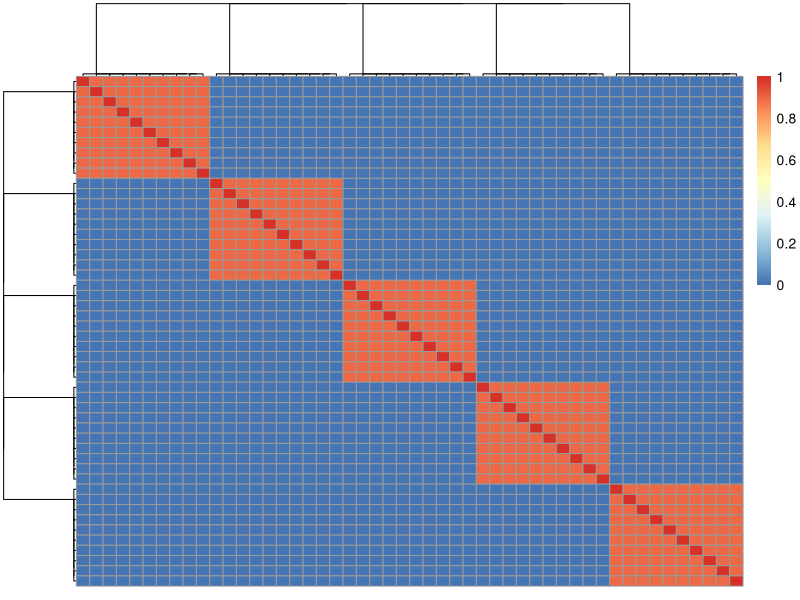
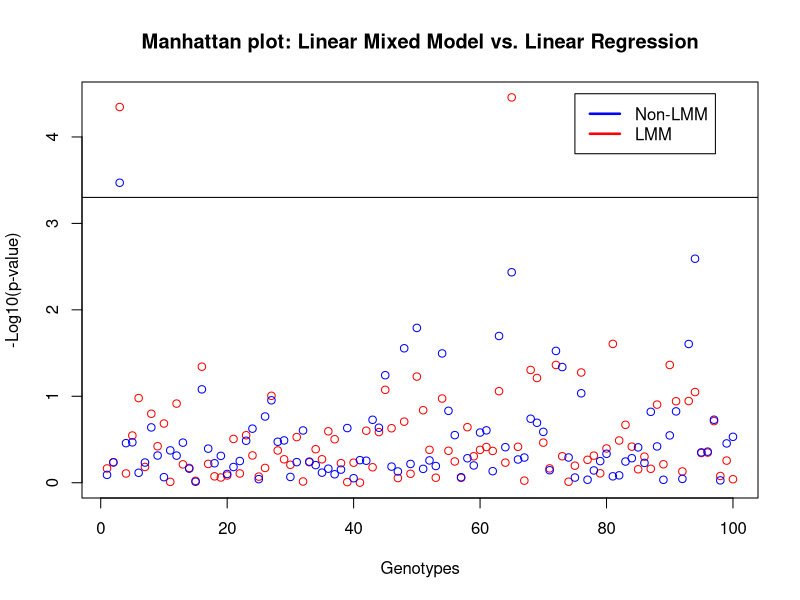

These figures' R source, in order:
## ---- chunk 1
library(MASS) # load MASS package to use the ginv() function
library(pheatmap)
X = as.matrix(read.table("./QG17_Lab9_EM_X.txt"))
Y = as.matrix(read.table("./QG17_Lab9_EM_Y.txt"))
A = as.matrix(read.table("./QG17_Lab9_EM_A.txt"))
pheatmap(A, legend = T, labels_row = rep('', dim(A)[1]),labels_col = rep('', dim(A)[1]))
## ---- chunk 2
LRT_test <- function(logl_H0, logl_HA, df_test){

    LRT<-2*logl_HA-2*logl_H0 #likelihood ratio test statistic
    #likelihood ratio test statistic for every genotype
    pval <- pchisq(LRT, df_test, lower.tail = F)
    return(pval)
}
plot_qq<-function(pval_vec, n_geno, title){
  sorted_pvals <- sort(pval_vec, decreasing = FALSE)
  sorted_expected <- sort(runif(n_geno), decreasing = FALSE)

  plot(-log10(sorted_expected), -log10(sorted_pvals), main = paste("QQplot", title), xlab = 'Expected p-values', ylab='Observed p-values')
  abline(a = 0, b = 1, col = "red")
}
library(MASS)

lr_likelihood <- function(y, x_input = NULL){
    n_samples <- length(y)

    X_mx <- cbind(matrix(1, nrow = n_samples, ncol = 1), x_input)

    MLE_beta <- ginv(t(X_mx) %*% X_mx) %*% t(X_mx) %*% y
    
    y_hat <- X_mx %*% MLE_beta
    
    var_hat <- sum((y - (y_hat))^2) / (n_samples - 1)
    
    log_likelihood <- -((n_samples / 2) * log(2 * pi * var_hat) ) - ((1/ (2*var_hat)) * sum((y - (y_hat))^2))
    
    return(log_likelihood)
}
## ---- chunk 3

EM_algorithm = function(Y, X_j, A, max.iter = 100) {

    # Calculate the inverse of A once since it is used repeatedly in the algorithm
    solve_A = ginv(A)

    n = length(Y)

    I = diag(1, n)

    log_L = c()
    # set starting values
    sigma_sq_a = 70
    sigma_sq_e = 10
    beta = as.vector(rep(0, ncol(X_j)))


    C = A * sigma_sq_a + I * sigma_sq_e
    log_L[1] = -1 / 2 *
               determinant(C)$modulus - 1 / 2 *
               t(Y - X_j %*% beta) %*% ginv(C) %*% (Y - X_j %*% beta)
    iter = 2

    while (iter < max.iter) {

      # calculate S, alpha and V using the previous beta, sigma_a, sigma_e values
      S = ginv(I + solve_A * sigma_sq_e / sigma_sq_a)

      alpha = S %*% (Y - X_j %*% beta)

      V = S  * sigma_sq_e

      # update beta, sigma_a, sigma_e
      beta = ginv(t(X_j) %*% X_j) %*% t(X_j) %*% (Y - alpha)

      sigma_sq_a =  as.numeric(1 / n *
                    (t(alpha) %*% solve_A %*%
                    alpha + sum(diag(solve_A %*% V))))

      sigma_sq_e = as.numeric(1 / n * (
                    t(Y - X_j %*% beta - alpha) %*%
                    (Y - X_j %*% beta - alpha) + sum(diag(V))))


      C = A * sigma_sq_a + I * sigma_sq_e
      log_L[iter] = -1 / 2 * determinant(C)$modulus - 1 / 2 * t(Y - X_j %*% beta) %*% ginv(C) %*% (Y - X_j %*% beta)

      if (log_L[iter] - log_L[iter - 1] < 1e-5) {
         break;
      }

      iter = iter + 1
      }

    return(list(
          beta = beta,
          sigma_sq_a = sigma_sq_a,
          sigma_sq_e = sigma_sq_e,
          log_L = log_L[iter - 1]))
}



###############
# Mixed model #
###############

n_indivs = length(Y)

# Null model
One = as.matrix(rep(1, n_indivs))
log_L_null = EM_algorithm(Y, One, A)$log_L

p_values_EM = c()

# Full model
for (j in 1:ncol(X)) {
  X_j = cbind(1, X[,j])

  fit = EM_algorithm(Y, X_j, A)

  p_values_EM[j] = pchisq(-2 * (log_L_null - fit$log_L),
                          1, lower.tail = FALSE)

  cat('.')
}

phenotype=Y
genotype=X
n_geno=dim(genotype)[2]

pValues_nonlmm<-c()

pcs_include = 1:100
for (i in 1:n_geno){
  
  h0_excludecovar <- lr_likelihood(phenotype)
  ha_excludecovar <- lr_likelihood(phenotype, genotype[,i])
  pValues_nonlmm<-c(pValues_nonlmm, LRT_test(h0_excludecovar, ha_excludecovar, df_test = 1))
}

plot(-log10(p_values_EM), main='Manhattan plot: Linear Mixed Model vs. Linear Regression', col='red', xlab = 'Genotypes', ylab='-Log10(p-value)')+abline(h=-log10(0.05/length(p_values_EM)))+points(-log10(pValues_nonlmm), col='blue');legend(75, 4.5, legend = c('Non-LMM','LMM'), lty=c(1,1), lwd=c(2.5,2.5),col=c('blue','red'))
       
